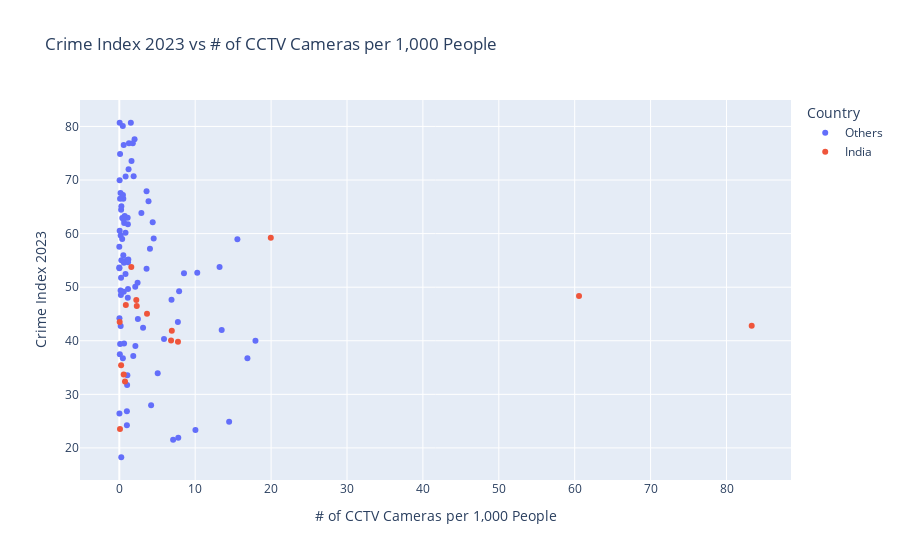

Notebook code cell kept with this figure:
### Code cell
cctv = pd.read_csv("datasets/cctv.csv")

cctv_west = cctv[cctv["Country"] != "China"]

# Define a new column for color based on the condition
cctv_west['color'] = cctv_west['Country'].apply(lambda x: 'orange' if x == 'India' else 'blue')
color_map = {'India': 'orange', 'Other': 'blue'}

# Create the scatterplot
fig = px.scatter(
    cctv_west,
    x='# of CCTV Cameras per 1,000 People',
    y='Crime Index 2023',
    hover_name='City',
    hover_data={'Country': True},
    color = 'color',
    title='Crime Index 2023 vs # of CCTV Cameras per 1,000 People'
)

# Customize hover label formatting
fig.update_traces(
    hovertemplate='City: %{hovertext}<br>Country: %{customdata[0]}<br>Crime Index 2023: %{x}<br># of CCTV Cameras per 1,000 People: %{y}'
)

fig.update_layout(
    height=500,
    legend_title='Country',
)

newnames = {'blue' : 'Others', 'orange' : 'India'}
fig.for_each_trace(lambda t: t.update(name = newnames[t.name]))

# Show the plot
fig.show()

### Figure 1 — Plotly figure (JSON) as saved in the notebook; plotly's stock layout.template omitted (floating-point values rounded to 4 significant figures)
{"data": [{"customdata": [["Côte d'Ivoire"], ["Nigeria"], ["Ethiopia"], ["Egypt"], ["Turkey"], ["Madagascar"], ["Paraguay"], ["Iraq"], ["Thailand"], ["Spain"], ["Indonesia"], ["Brazil"], ["Germany"], ["Colombia"], ["Brazil"], ["Argentina"], ["South Korea"], ["Egypt"], ["Brazil"], ["South Africa"], ["Morocco"], ["Bangladesh"], ["Brazil"], ["Senegal"], ["Tanzania"], ["Bangladesh"], ["Cameroon"], ["South Africa"], ["South Africa"], ["Pakistan"], ["Brazil"], ["Japan"], ["Mexico"], ["Vietnam"], ["Vietnam"], ["Hong Kong"], ["Nigeria"], ["Turkey"], ["Indonesia"], ["South Africa"], ["Afghanistan"], ["Uganda"], ["Nigeria"], ["Pakistan"], ["Sudan"], ["Malaysia"], ["Nigeria"], ["Pakistan"], ["Peru"], ["United Kingdom"], ["United States"], ["Angola"], ["Spain"], ["Philippines"], ["Iran"], ["Colombia"], ["Australia"], ["Mexico"], ["Mexico"], ["Canada"], ["Russia"], ["Kenya"], ["United States"], ["Japan"], ["Burkina Faso"], ["France "], ["Nigeria"], ["Brazil"], ["Mexico"], ["Brazil"], ["Brazil"], ["Saudi Arabia"], ["Italy"], ["Brazil"], ["Yemen"], ["Chile"], ["Dominican Republic"], ["Brazil"], ["South Korea"], ["Singapore "], ["Russia"], ["Australia"], ["Iran"], ["Israel"], ["Japan"], ["Canada"], ["Taiwan"], ["Myanmar"]], "hovertemplate": "City: %{hovertext}<br>Country: %{customdata[0]}<br>Crime Index 2023: %{x}<br># of CCTV Cameras per 1,000 People: %{y}", "hovertext": ["Abidjan", "Abuja", "Addis Ababa", "Alexandria", "Ankara", "Antananarivo", "Asuncion", "Baghdad", "Bangkok", "Barcelona", "Bekasi", "Belo Horizonte", "Berlin", "Bogotá", "Brasilia", "Buenos Aires", "Busan", "Cairo", "Campinas", "Cape Town", "Casablanca", "Chittagong", "Curitiba", "Dakar", "Dar Es Salaam", "Dhaka", "Douala", "Durban", "Ekurhuleni", "Faisalabad", "Fortaleza", "Fukuoka", "Guadalajara", "Hanoi", "Ho Chi Minh City", "Hong Kong", "Ibadan", "Istanbul", "Jakarta", "Johannesburg", "Kabul", "Kampala", "Kano", "Karachi", "Khartoum", "Kuala Lumpur", "Lagos", "Lahore", "Lima", "London", "Los Angeles", "Luanda", "Madrid", "Manila", "Mashhad", "Medellín", "Melbourne", "Mexico City", "Monterrey", "Montréal", "Moscow", "Nairobi", "New York", "Osaka", "Ouagadougou", "Paris", "Port Harcourt", "Porto Alegre", "Puebla", "Recife", "Rio de Janeiro", "Riyadh", "Rome", "Salvador", "Sanaa", "Santiago", "Santo Domingo", "São Paulo", "Seoul", "Singapore", "St. Petersburg", "Sydney", "Tehran", "Tel Aviv", "Tokyo", "Toronto", "Xinbei (New Taipei City)", "Yangon"], "legendgroup": "blue", "marker": {"color": "#636efa", "symbol": "circle"}, "mode": "markers", "name": "Others", "orientation": "v", "showlegend": true, "type": "scatter", "x": [0.18, 0.01, 0.59, 0.02, 2.12, 0.39, 0.23, 15.56, 5.89, 2.41, 0.07, 2.91, 7.72, 3.85, 0.82, 1.1, 10.03, 2.1, 0.53, 1.61, 0.98, 0.24, 0.64, 0.18, 0, 0.71, 0.1, 0.05, 0.56, 0.11, 1.27, 0.26, 4.4, 1.84, 8.52, 7.09, 0, 6.88, 0.82, 1.52, 0.46, 0.61, 1.15, 0.27, 0.63, 0.58, 0.16, 0.47, 1.89, 13.21, 10.27, 0.1, 4.19, 0.27, 0.17, 1.19, 2.45, 3.59, 1.12, 1.03, 16.88, 0.38, 7.88, 1.06, 0.21, 4.04, 0.04, 1.22, 4.53, 0.58, 2.01, 0.02, 3.59, 1.78, 0.05, 1.13, 0.48, 0.83, 14.47, 17.94, 13.49, 5.06, 0.53, 1, 1, 3.13, 7.77, 1.15], "xaxis": "x", "y": [59.66, 53.54, 49.17, 44.2, 39.01, 62.92, 51.77, 58.93, 40.32, 50.84, 37.47, 63.83, 43.48, 66.06, 60.15, 62.95, 23.33, 50.07, 66.5, 73.56, 55.07, 64.43, 62, 42.77, 57.53, 63.3, 74.87, 80.69, null, 39.4, 76.87, 18.26, 62.14, 37.16, 52.62, 21.53, 53.69, 47.64, 52.48, 80.67, 80.09, 54.55, 54.66, 55.03, 39.48, 62.61, 67.56, 36.75, 70.7, 53.78, 52.68, 66.51, 27.96, 65.11, 49.38, 55.19, 44.06, 67.89, 48.02, 31.75, 36.75, 59, 49.26, 33.55, 48.53, 57.18, 69.95, 72.01, 59.07, 76.52, 77.62, 26.42, 53.45, 76.88, 60.51, 61.74, 67.22, 70.68, 24.87, 40.02, 42.01, 33.95, 55.96, 26.85, 24.22, 42.45, 21.89, 49.64], "yaxis": "y"}, {"customdata": [["India"], ["India"], ["India"], ["India"], ["India"], ["India"], ["India"], ["India"], ["India"], ["India"], ["India"], ["India"], ["India"], ["India"], ["India"], ["India"]], "hovertemplate": "City: %{hovertext}<br>Country: %{customdata[0]}<br>Crime Index 2023: %{x}<br># of CCTV Cameras per 1,000 People: %{y}", "hovertext": ["Ahmedabad", "Bangalore", "Chennai", "Delhi", "Hyderabad", "Indore", "Jaipur", "Kanpur", "Kochi", "Kolkata", "Kozhikode", "Lucknow", "Mumbai", "Pune", "Surat", "Thrissur"], "legendgroup": "orange", "marker": {"color": "#EF553B", "symbol": "circle"}, "mode": "markers", "name": "India", "orientation": "v", "showlegend": true, "type": "scatter", "x": [0.75, 1.58, 7.73, 19.96, 83.32, 60.57, 0.24, 2.24, 6.82, 0.86, 0.05, 2.3, 3.65, 6.92, 0.58, 0.09], "xaxis": "x", "y": [32.39, 53.76, 39.81, 59.23, 42.82, 48.37, 35.42, 47.6, 40.04, 46.69, 43.52, 46.47, 45.04, 41.86, 33.7, 23.55], "yaxis": "y"}], "layout": {"autosize": true, "legend": {"title": {"text": "Country"}, "tracegroupgap": 0}, "title": {"text": "Crime Index 2023 vs # of CCTV Cameras per 1,000 People"}, "xaxis": {"anchor": "y", "autorange": true, "domain": [0, 1], "range": [-5.064, 88.38], "title": {"text": "# of CCTV Cameras per 1,000 People"}, "type": "linear"}, "yaxis": {"anchor": "x", "autorange": true, "domain": [0, 1], "range": [13.86, 85.09], "title": {"text": "Crime Index 2023"}, "type": "linear"}}}
